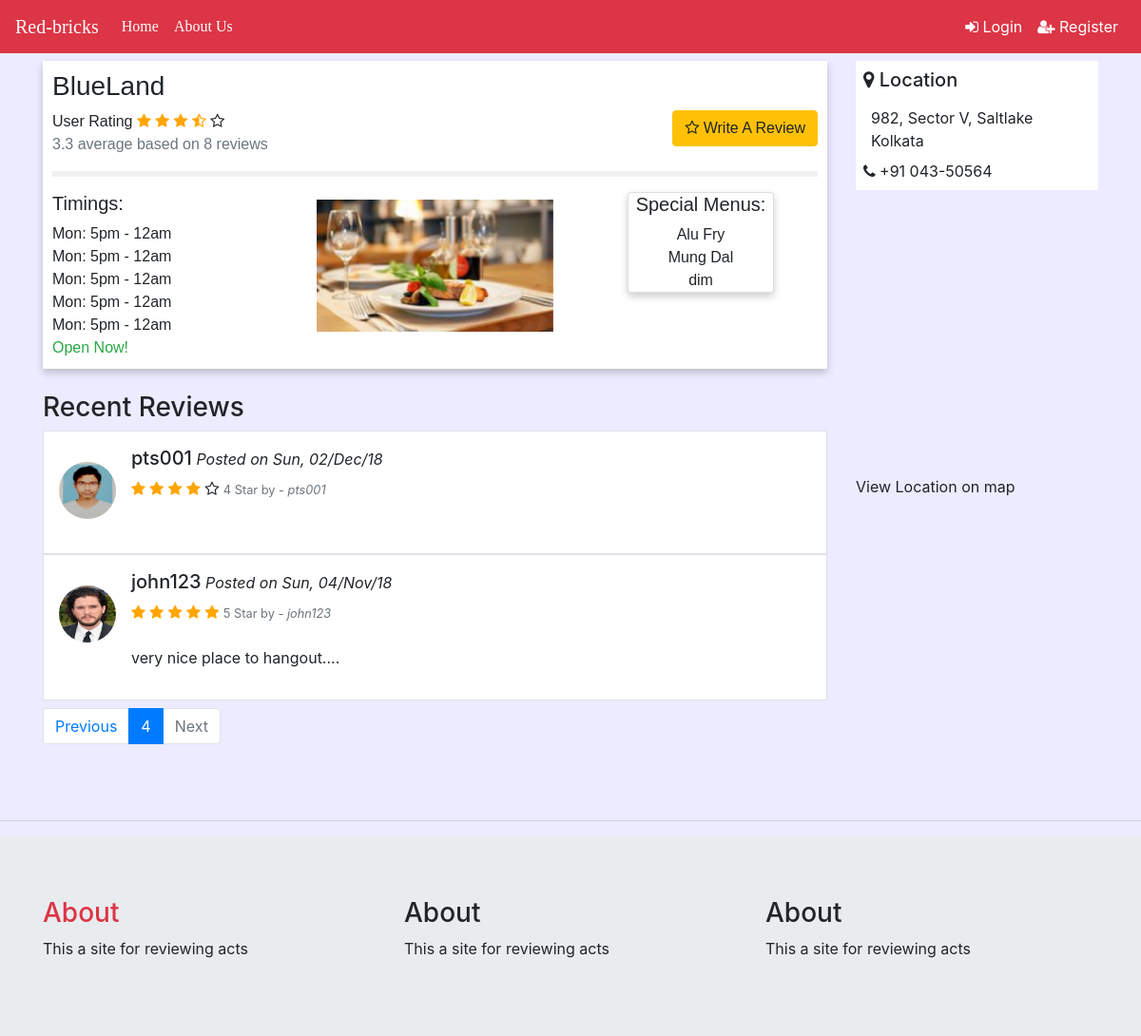
Page /restaurant/2?page=4 on the committed database.
### redbricks/models.py (models this page shows, shortened)
class Restaurants(models.Model):
    category = models.CharField(max_length=20, choices=categories, default='Veg Only')
    contact_no = models.CharField(max_length=13)
    address = models.CharField(max_length=100)
    city = models.CharField(max_length=20,choices=city_names, default='Bangalore')
    res_name = models.CharField(max_length=40)
    restaurant_pic = models.ImageField(upload_to='restaurant_pic', default='default.jpg')

class Reviews(models.Model):
    ratings = models.IntegerField(choices=ratings_choice)
    comments = models.TextField(null=True, blank=True)
    reviewer = models.ForeignKey(User, on_delete=models.CASCADE)
    restaurant = models.ForeignKey(Restaurants, on_delete=models.CASCADE)
    date_posted=models.DateTimeField(default=timezone.now)

### users/models.py (models this page shows, shortened)
class UserProfile(models.Model):
    user = models.OneToOneField(User, on_delete=models.CASCADE)
    name = models.CharField(max_length=50, null=True, blank=True)
    current_city = models.CharField(max_length=20, null=True, blank=True)
    image = models.ImageField(default='default_profile_pic.jpg',upload_to='user_profile_pic')

### redbricks/views.py (the view)
# urls.py: path('restaurant/<int:id>',views.restaurents, name= 'redbricks-restaurant'),
def restaurents(request,id):
    restaurant = Restaurants.objects.get(pk=id)
    reviews = Reviews.objects.filter(restaurant=restaurant).order_by('-date_posted')
    paginator = Paginator(reviews, 2)
    page = request.GET.get('page')
    rev_paginated = paginator.get_page(page)
    avg_rating = reviews.aggregate(Avg('ratings'))
    context = {'restaurant':restaurant,
               'avg_ratings':avg_rating,
               'reviews':rev_paginated}
    return render(request, 'redbricks/view_restaurant.html', context)

### redbricks/templates/redbricks/view_restaurant.html (shortened to what this page needs)
{% extends "redbricks/base.html" %}
{% block content %}
  <div class="row pt-2">
    <div class="col-md-9">
      <div class="res-card">
          <h3>{{ restaurant.res_name }}</h3>
          <a href="{% url 'redbricks-review' restaurant.pk %}" class="btn btn-warning float-right"><i class="fa fa-star-o" aria-hidden="true"></i> Write A Review</a>
            <div class="ratings">
                <span class="heading">User Rating</span>
              {% if avg_ratings.ratings__avg < 1 %}
                <span class="fa fa-star-half-o checked"></span>
                <span class="fa fa-star-o"></span>
                <span class="fa fa-star-o"></span>
                <span class="fa fa-star-o"></span>
                <span class="fa fa-star-o"></span>
              {% elif avg_ratings.ratings__avg == 1 %}
                <span class="fa fa-star checked"></span>
                <span class="fa fa-star-o"></span>
                <span class="fa fa-star-o"></span>
                <span class="fa fa-star-o"></span>
                <span class="fa fa-star-o"></span>
              {% elif avg_ratings.ratings__avg < 2 %}
                <span class="fa fa-star checked"></span>
                <span class="fa fa-star-half-o checked"></span>
                <span class="fa fa-star-o"></span>
                <span class="fa fa-star-o"></span>
                <span class="fa fa-star-o"></span>
              {% elif avg_ratings.ratings__avg == 2 %}
                <span class="fa fa-star checked"></span>
                <span class="fa fa-star checked"></span>
                <span class="fa fa-star-o"></span>
                <span class="fa fa-star-o"></span>
                <span class="fa fa-star-o"></span>
              {% elif avg_ratings.ratings__avg < 3 %}
                <span class="fa fa-star checked"></span>
                <span class="fa fa-star checked"></span>
                <span class="fa fa-star checked"></span>
                <span class="fa fa-star-half-o checked"></span>
                <span class="fa fa-star"></span>
              {% elif avg_ratings.ratings__avg == 3 %}
                <span class="fa fa-star checked"></span>
                <span class="fa fa-star checked"></span>
                <span class="fa fa-star checked"></span>
                <span class="fa fa-star-o"></span>
                <span class="fa fa-star-o"></span>
              {% elif avg_ratings.ratings__avg < 4 %}
                <span class="fa fa-star checked"></span>
                <span class="fa fa-star checked"></span>
                <span class="fa fa-star checked"></span>
                <span class="fa fa-star-half-o checked"></span>
                <span class="fa fa-star-o"></span>
              {% elif avg_ratings.ratings__avg == 4 %}
                <span class="fa fa-star checked"></span>
                <span class="fa fa-star checked"></span>
                <span class="fa fa-star checked"></span>
                <span class="fa fa-star checked"></span>
                <span class="fa fa-star-o"></span>
              {% elif avg_ratings.ratings__avg < 5 %}
                <span class="fa fa-star checked"></span>
                <span class="fa fa-star checked"></span>
                <span class="fa fa-star checked"></span>
                <span class="fa fa-star checked"></span>
                <span class="fa fa-star-half-o checked"></span>
              {% elif avg_ratings.ratings__avg == 5 %}
                <span class="fa fa-star checked"></span>
                <span class="fa fa-star checked"></span>
                <span class="fa fa-star checked"></span>
                <span class="fa fa-star checked"></span>
                <span class="fa fa-star checked"></span>
              {% endif %}
                <p class="text text-muted"> {{avg_ratings.ratings__avg | floatformat:1}} average based on {{ restaurant.reviews_set.count }} reviews</p>
                <hr style="border:3px solid #f1f1f1">
            </div>
            <div class="row">
              <div class="col-md-4">
                <h5>Timings: </h5>
                <span>Mon: 5pm - 12am</span><br>
                <span>Mon: 5pm - 12am</span><br>
                <span>Mon: 5pm - 12am</span><br>
                <span>Mon: 5pm - 12am</span><br>
                <span>Mon: 5pm - 12am</span><br>
                <span class="text text-success">Open Now!</span>
              </div>
              <div class="col-md-4 mt-2">
                <div class="container-img">
                  <img src="{{ restaurant.restaurant_pic.url }}" alt="Avatar" class="image" style="width:100%">
                </div>
              </div>
              <div class="col-md-3 ml-4">
                <div class="card ml-4">
                  <h5>Special Menus: </h5>
                  <span>Alu Fry</span>
                  <span>Mung Dal</span>
                  <span>dim</span>
                </div>
              </div>
            </div>
      </div>
      <h3 class="mt-4">Recent Reviews </h3>
       {% for review in reviews %}
        <div class="media border bg-white p-3">
          <img src="{{ review.reviewer.userprofile.image.url }}" alt="John Doe" class="mr-3 mt-3 rounded-circle" style="width:60px; height:60px">
          <div class="media-body">
            <h5>{{ review.reviewer }}<small><i> Posted on {{ review.date_posted | date:'D, d/M/y' }}</i></small></h5>
            <div class="ratings">
              {% if review.ratings == 1 %}
                <span class="fa fa-star checked"></span>
                <span class="fa fa-star-o"></span>
                <span class="fa fa-star-o"></span>
                <span class="fa fa-star-o"></span>
                <span class="fa fa-star-o"></span>
              {% elif review.ratings == 2 %}
                <span class="fa fa-star checked"></span>
                <span class="fa fa-star checked"></span>
                <span class="fa fa-star-o"></span>
                <span class="fa fa-star-o"></span>
                <span class="fa fa-star-o"></span>
              {% elif review.ratings == 3 %}
                <span class="fa fa-star checked"></span>
                <span class="fa fa-star checked"></span>
                <span class="fa fa-star checked"></span>
                <span class="fa fa-star-o"></span>
                <span class="fa fa-star-o"></span>
              {% elif review.ratings == 4 %}
                <span class="fa fa-star checked"></span>
                <span class="fa fa-star checked"></span>
                <span class="fa fa-star checked"></span>
                <span class="fa fa-star checked"></span>
                <span class="fa fa-star-o"></span>
              {% elif review.ratings == 5 %}
                <span class="fa fa-star checked"></span>
                <span class="fa fa-star checked"></span>
                <span class="fa fa-star checked"></span>
                <span class="fa fa-star checked"></span>
                <span class="fa fa-star checked"></span>
              {% endif %}
              <small class="text text-muted">{{ review.ratings }} Star by - <em>{{ review.reviewer }}</em></small>
          </div>
          <br>
          <p>{{ review.comments }}</p>
          </div>
        </div>
       {% endfor %}
      <div class="mt-2 ">
        <ul class="pagination">
          {% if reviews.has_previous %}
            <li class="page-item"><a class="page-link" href="?page={{ reviews.previous_page_number }}">Previous</a></li>
          {% else %}
            <li class="page-item disabled"><a class="page-link" href="#">Previous</a></li>
          {% endif %}
          {% for num in reviews.paginator.page_range %}
            {% if reviews.number == num %}
              <li class="page-item active"><a class="page-link" href="?page={{ num }}">{{ num }}</a></li>
            {% elif num > reviews.number|add:'-2' and num > reviews.number|add:'2' %}
              <li class="page-item"><a class="page-link" href="?page={{ num }}">{{ num }}</a></li>
            {% endif %}
          {% endfor %}
          {% if reviews.has_next %}
            <li class="page-item"><a class="page-link" href="?page={{ reviews.next_page_number }}">Next</a></li>
          {% else %}
            <li class="page-item disabled"><a class="page-link" href="#">Next</a></li>
          {% endif %}
        </ul>
      </div>
    </div>
    <div class="col-md-3">
     <div class="bg-white p-2">
       <h5><i class="fa fa-map-marker" aria-hidden="true"></i> Location</h5>
       <div class="p-2">
         <span>{{ restaurant.address }}</span><br>
         <span>{{ restaurant.city }}</span>
       </div>
       <span><i class="fa fa-phone" aria-hidden="true"></i> {{ restaurant.contact_no }}</span>
      </div>
     <div id="map"></div>
      <p>View Location on map</p>
    </div>
  </div>
{% endblock %}

### redbricks/static/redbricks/main.css (style rules this page uses)
body { padding: 1px; margin: 0px; background-color: rgba(17, 0, 255, 0.08); }
.card { box-shadow: 0 4px 8px 0 rgba(0, 0, 0, 0.2); max-width: 300px; margin: auto; text-align: center; font-family: arial; }
.res-card { box-shadow: 0 4px 8px 0 rgba(0, 0, 0, 0.2); background-color: white; max-width: 100%; margin: auto; padding: 10px; text-align: left; font-family: arial; margin-bottom: 10px; }
* { box-sizing: border-box; }
.checked { color: orange; }
.row::after { content: ""; clear: both; display: table; }
.row { display: flex; }
#map { height: 300px; width:100%; }
html, body { height: 100%; margin: 0; padding: 0; }
.container-img { position: relative; width: 100%; }
.image { opacity: 1; display: block; width: ; height: auto; transition: .5s ease; backface-visibility: hidden; }

### rows in the picture
Restaurants: res_name "BlueLand", reviews_set.count "8", restaurant_pic (picture), address "982, Sector V, Saltlake", city "Kolkata", contact_no "+91 043-50564"
Reviews: reviewer.userprofile.image (picture), reviewer "pts001", date_posted "Sun, 02/Dec/18", ratings "4"
Reviews: reviewer.userprofile.image (picture), reviewer "john123", date_posted "Sun, 04/Nov/18", ratings "5", comments "very nice place to hangout...."

### other values in the picture
{{ avg_ratings.ratings__avg | floatformat:1 }} "3.3"
{{ num }} "4"
